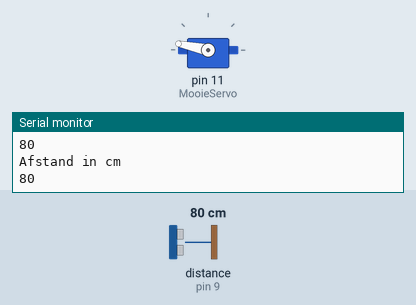
This sketch was run on a simulated Arduino Uno, built with avr-gcc and run on an emulated ATmega328P. Parts: servo, the last lines printed to the serial monitor. Wiring (inferred from the names in the program): ultrasonic range finder: trigger pin 10; echo pin 9. The inputs (shaded band) are chosen by the test bench; at power-on: distance to the obstacle (sensor on pin 9) 80 cm. The echo pulse lasts 58.3 µs per cm.

Above: at 1.2 s.
1.3 s: distance to the obstacle (sensor on pin 9) set to 2 cm
At 2.2 s:
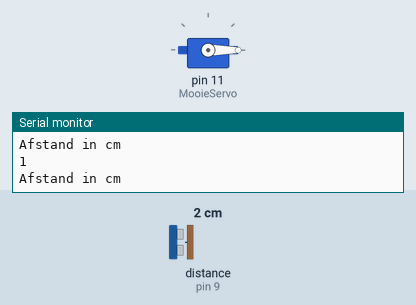
2.8 s: distance to the obstacle (sensor on pin 9) set to 9 cm
At 4.0 s:
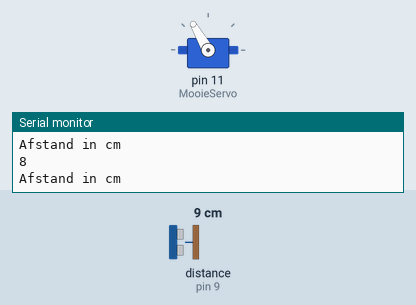
4.3 s: distance to the obstacle (sensor on pin 9) set to 18 cm
At 5.4 s:
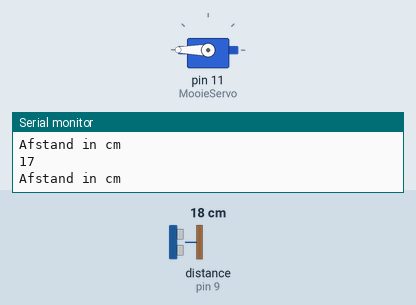
5.8 s: distance to the obstacle (sensor on pin 9) set to 35 cm
At 6.7 s:
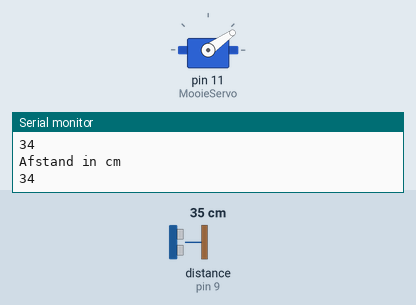
7.3 s: distance to the obstacle (sensor on pin 9) set to 60 cm
At 8.5 s:
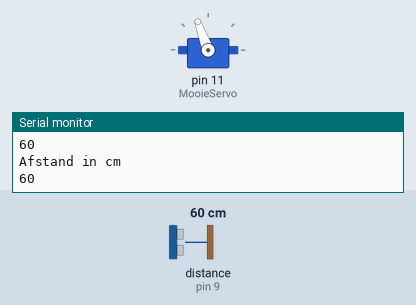
8.8 s: distance to the obstacle (sensor on pin 9) set to 120 cm
At 10.2 s:
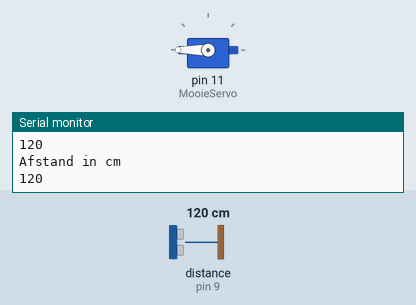
Timing chart, 0 to 11.3 s (numbered marks = the images above; inputs shaded):
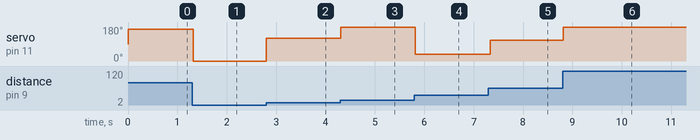

The sketch:

Opdracht_7.ino
```cpp
/*
   Luuk Witters
   Afstandsmeter met behulp van Ultrasone afstandssensor
*/

#include <Servo.h>

//Variabele aanmaken en pinnen aan poort koppelen
const int TrigPin = 10;
const int EchoPin = 9;
Servo MooieServo;
float Tijdsuur;
float Afstand;

void setup() {
  // put your setup code here, to run once:
  Serial.begin(9600);
  pinMode(TrigPin, OUTPUT);
  pinMode(EchoPin, INPUT);
  MooieServo.attach(11);

}

void loop() {

  long Tijdsduur, Afstand;


  digitalWrite(TrigPin, LOW);
  delayMicroseconds(2);

  //Trigger stuurt signaal
  digitalWrite(TrigPin, HIGH);
  delayMicroseconds(10);
  //Trigger stuurt geen signaal meer
  digitalWrite(TrigPin, LOW);

  //Tijdsduur is gelijk aan het signaal dat de echopin binnenkrijgt
  Tijdsuur = pulseIn(EchoPin, HIGH);

  //Als je het signaal dat de echo binnenkreeg door 58 deelt krijg je de afstand in cm
  Afstand = Tijdsuur / 58;
  Serial.println("Afstand in cm ");
  Serial.println(Afstand);

  //Map de waardes van 4cm naar 0 en 10cm naar 180 op basis van de afstand variabele
  int positie = map(Afstand, 4, 10, 0, 180);

  //Op basis van de positie variabele zet je de positie van de servo
  MooieServo.write(positie);
  delay(30);


}
```

Measured:
- after the input at 1.3 s, servo on pin 11 (MooieServo): 168° → 0° at once
- after the input at 2.8 s, servo on pin 11 (MooieServo): 0° → 120° at once
- after the input at 4.3 s, servo on pin 11 (MooieServo): 120° → 180° at once
- after the input at 5.8 s, servo on pin 11 (MooieServo): 180° → 35° at once
- after the input at 7.3 s, servo on pin 11 (MooieServo): 35° → 110° at once
- after the input at 8.8 s, servo on pin 11 (MooieServo): 110° → 180° at once
